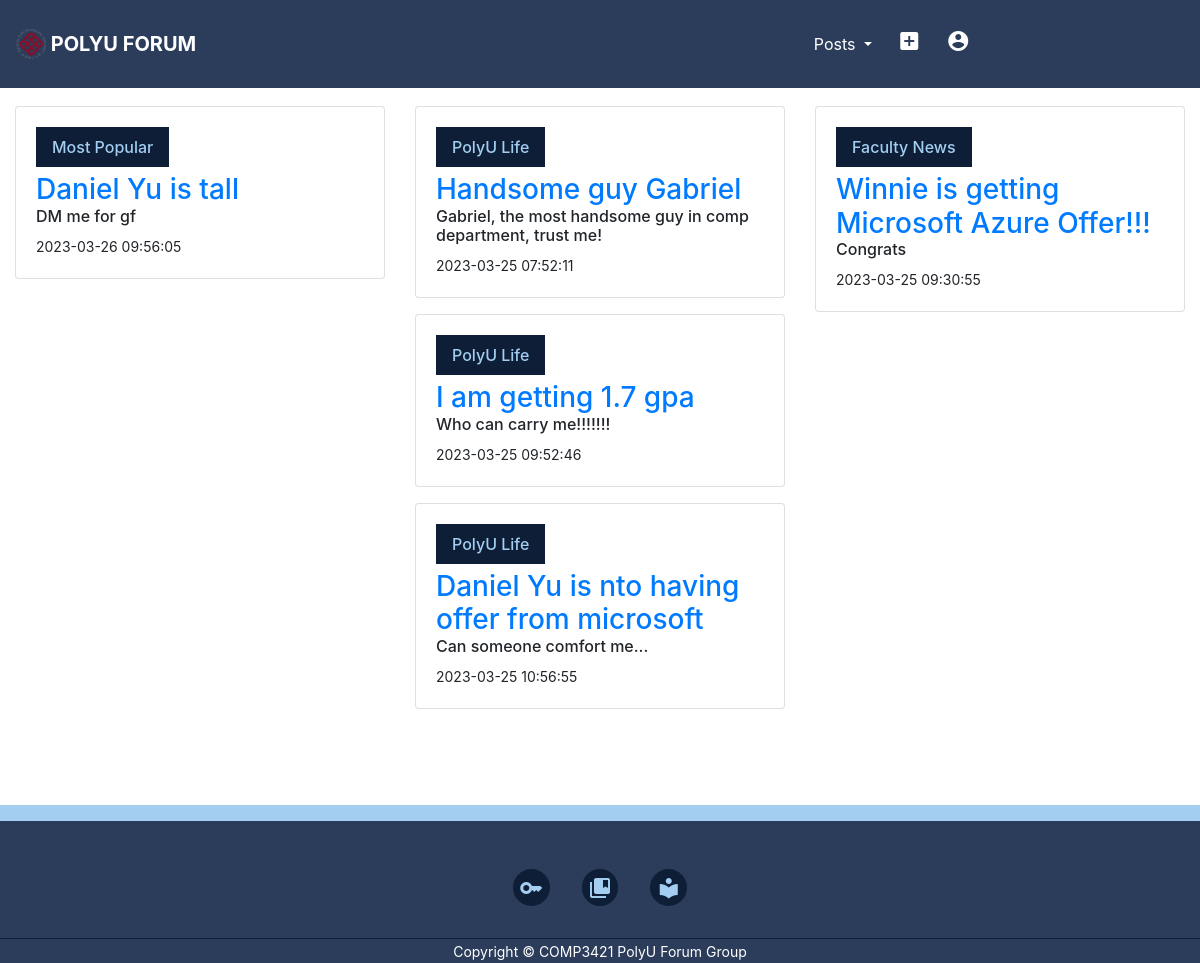
Page /logined.php on the committed database.
### tables this page shows
CREATE TABLE `post_record`(PostID int NOT NULL, Posttype TEXT (65535) NOT NULL, Posttitle TEXT (30) NOT NULL, Postcontent TEXT (65535) NOT NULL, Posttime TIMESTAMP NOT NULL, UserID int NOT NULL, FOREIGN KEY (UserID) REFERENCES user(UserID));

### logined.php (the view, shortened to what this page needs)
<?php
    include 'DBconnection.php';
?>
<!DOCTYPE html>
<html>
<head>
    <link rel="stylesheet" href="style.css">
    <link rel="stylesheet" href="https://cdn.jsdelivr.net/npm/bootstrap@4.6.2/dist/css/bootstrap.min.css">
</head>
<body id = "mainpage">
    <nav class="navbar fixed-top navbar navbar-custom">
        <a class="navbar-brand" href="index.php">
            <img src="images/icon.png" width="30" height="30" class="d-inline-block align-top" alt="">
            PolyU Forum
        </a>
        <div class="navBar">
            <div class="btn-group" role="group" aria-label="Button group with nested dropdown">
                <div class="btn-group" role="group">
                    <button id="btnGroupDrop1" type="button" class="btn dropdown-toggle" data-toggle="dropdown" aria-haspopup="true" aria-expanded="false">
                        Posts
                    </button>
                </div>
                <a class="btn" href="createPost.php" role="button" data-toggle="tooltip" data-placement="bottom" title="Create post"><i class="material-icons md-24">add_box</i></a>
                <a class="btn" id = "usericon" href="signup.php" role="button" data-toggle="tooltip" data-placement="bottom" title="User"><i class="material-icons md-24">account_circle</i></a>
            </div>
        </div>
    </nav>
    <div class="container-fluid" style="margin-top:90px">
        <div class="row">
            <div class="col-sm-12" id="postSession">
                <div class="row">
                    <div class="col-sm-4">
                        <div class="vstack gap-3">
                            <?php
                                $sql = "SELECT * FROM post_record";
                                $res = mysqli_query($conn, $sql);
                                $count_row = mysqli_num_rows($res);
                                for($x = 0; $x < $count_row; $x++){
                                    $row = $res -> fetch_assoc();
                                    if($row["Posttype"]=="Most Popular"){
                                        ?>
                                            <div class="card" id="most_popular">
                                                <div class="card-body">
                                                    <a href="#" class="card-title category-button most-popular"><?php echo $row["Posttype"]?></a>
                                                    <h3 class="card-subtitle"><a href="singlePost.php?PostID=<?php echo $row["PostID"];?>"><?php echo $row["Posttitle"] ?>
                                                    </a></h3>
                                                    <div class="post-author">
                                                        <h6><?php echo $row["Postcontent"] ?></h6>
                                                        <small><?php echo $row["Posttime"] ?></small>
                                                    </div>
                                                </div>
                                            </div>
                                        <?php
                                    }
                                }
                            ?>
                        </div>
                    </div>
                    <div class="col-sm-4">
                        <div class="vstack gap-3">
                            <?php
                                $sql = "SELECT * FROM post_record";
                                $res = mysqli_query($conn, $sql);
                                $count_row = mysqli_num_rows($res);
                                for($x = 0; $x < $count_row; $x++){
                                    $row = $res -> fetch_assoc();
                                    if($row["Posttype"]=="PolyU Life"){
                                        ?>
                                        <div class="card" id="most_popular">
                                            <div class="card-body">
                                                <a href="#" class="card-title category-button most-popular"><?php echo $row["Posttype"]?></a>
                                                <h3 class="card-subtitle"><a href="singlePost.php?PostID=<?php echo $row["PostID"];?>"><?php echo $row["Posttitle"] ?>
                                                    </a></h3>
                                                <div class="post-author">
                                                    <h6><?php echo $row["Postcontent"] ?></h6>
                                                    <small><?php echo $row["Posttime"] ?></small>
                                                </div>
                                            </div>
                                        </div>
                                    <?php
                                    }
                                }
                            ?>
                        </div>
                    </div>
                    <div class="col-sm-4">
                        <div class="vstack gap-3">
                            <?php
                                $sql = "SELECT * FROM post_record";
                                $res = mysqli_query($conn, $sql);
                                $count_row = mysqli_num_rows($res);
                                for($x = 0; $x < $count_row; $x++){
                                    $row = $res -> fetch_assoc();
                                    if($row["Posttype"]=="Faculty News"){
                                        ?>
                                        <div class="card" id="most_popular">
                                            <div class="card-body">
                                                <a href="#" class="card-title category-button most-popular"><?php echo $row["Posttype"]?></a>
                                                <h3 class="card-subtitle"><a href="singlePost.php?PostID=<?php echo $row["PostID"];?>"><?php echo $row["Posttitle"] ?>
                                                    </a></h3>
                                                <div class="post-author">
                                                    <h6><?php echo $row["Postcontent"] ?></h6>
                                                    <small><?php echo $row["Posttime"] ?></small>
                                                </div>
                                            </div>
                                        </div>
                                    <?php
                                    }
                                }
                            ?>
                        </div>
                    </div>
                </div>
            </div>
        </div>
    </div>
    <footer>
        <div class="footer-links">
            <a href="https://www38.polyu.edu.hk/eStudent/" target="_blank" data-toggle="tooltip" title="eStudent"><i class="material-icons md-24">key</i></a>
            <a href="https://learn.polyu.edu.hk/" target="_blank" data-toggle="tooltip" title="LEARN@PolyU"><i class="material-icons md-24">collections_bookmark</i></a>
            <a href="https://www.lib.polyu.edu.hk/" target="_blank" data-toggle="tooltip" title="Pao Yue-kong Library"><i class="material-icons md-24">local_library</i></a>
        </div>
        <div class="footer-copyright">
            <small>Copyright &copy; COMP3421 PolyU Forum Group</small>
        </div>
    </footer>
</body>
</html>

### style.css (style rules this page uses)
:root { --color-skyblue: #a3cef1; --color-steelgray: #716f70; --color-darknavyblue: #0e1e37; --color-lessdarknavyblue: #6096ba; --color-navyblue: #2c3d5b; --color-greyblue: #7c8594; }
.material-icons.md-24 { font-size: 24px; }
.navbar-custom { background-color: var(--color-navyblue); }
.navbar-custom a { color: white; }
.navbar-brand { text-transform: uppercase; font-weight: bold; }
.navBar { display: flex; justify-content: space-around; width: 50%; text-align: center; padding: 14px 16px; }
.btn.dropdown-toggle { color: white; }
.category-button.most-popular { background-color: var(--color-darknavyblue); color: var(--color-skyblue); display: inline-block; padding: 0.5rem 1rem; font-weight: 500; }
#postSession { margin-bottom: 5rem; }
.card { margin-top: 1rem; margin-bottom: 1rem; }
footer { background-color: var(--color-navyblue); padding: 2rem 0 0; box-shadow: inset 0 1rem var(--color-skyblue); }
.footer-links { margin-inline: auto; width: fit-content; margin-block: 2rem; display: flex; justify-content: space-between; align-items: center; gap: 2rem; }
.footer-links a { background: var(--color-darknavyblue); color: var(--color-skyblue); border-radius: 50%; width: 2.3rem; height: 2.3rem; display: flex; align-items: center; justify-content: center; }
.footer-copyright { color: white; text-align: center; border-top: 1px solid var(--color-darknavyblue); }

### rows in the picture
post_record: Posttype "Most Popular", Posttitle "Daniel Yu is tall", Postcontent "DM me for gf", Posttime "2023-03-26 09:56:05"
post_record: Posttype "PolyU Life", Posttitle "Handsome guy Gabriel", Postcontent "Gabriel, the most handsome guy in comp department, trust me!", Posttime "2023-03-25 07:52:11"
post_record: Posttype "PolyU Life", Posttitle "I am getting 1.7 gpa", Postcontent "Who can carry me!!!!!!!", Posttime "2023-03-25 09:52:46"
post_record: Posttype "PolyU Life", Posttitle "Daniel Yu is nto having offer from microsoft", Postcontent "Can someone comfort me...", Posttime "2023-03-25 10:56:55"
post_record: Posttype "Faculty News", Posttitle "Winnie is getting Microsoft Azure Offer!!!", Postcontent "Congrats", Posttime "2023-03-25 09:30:55"
